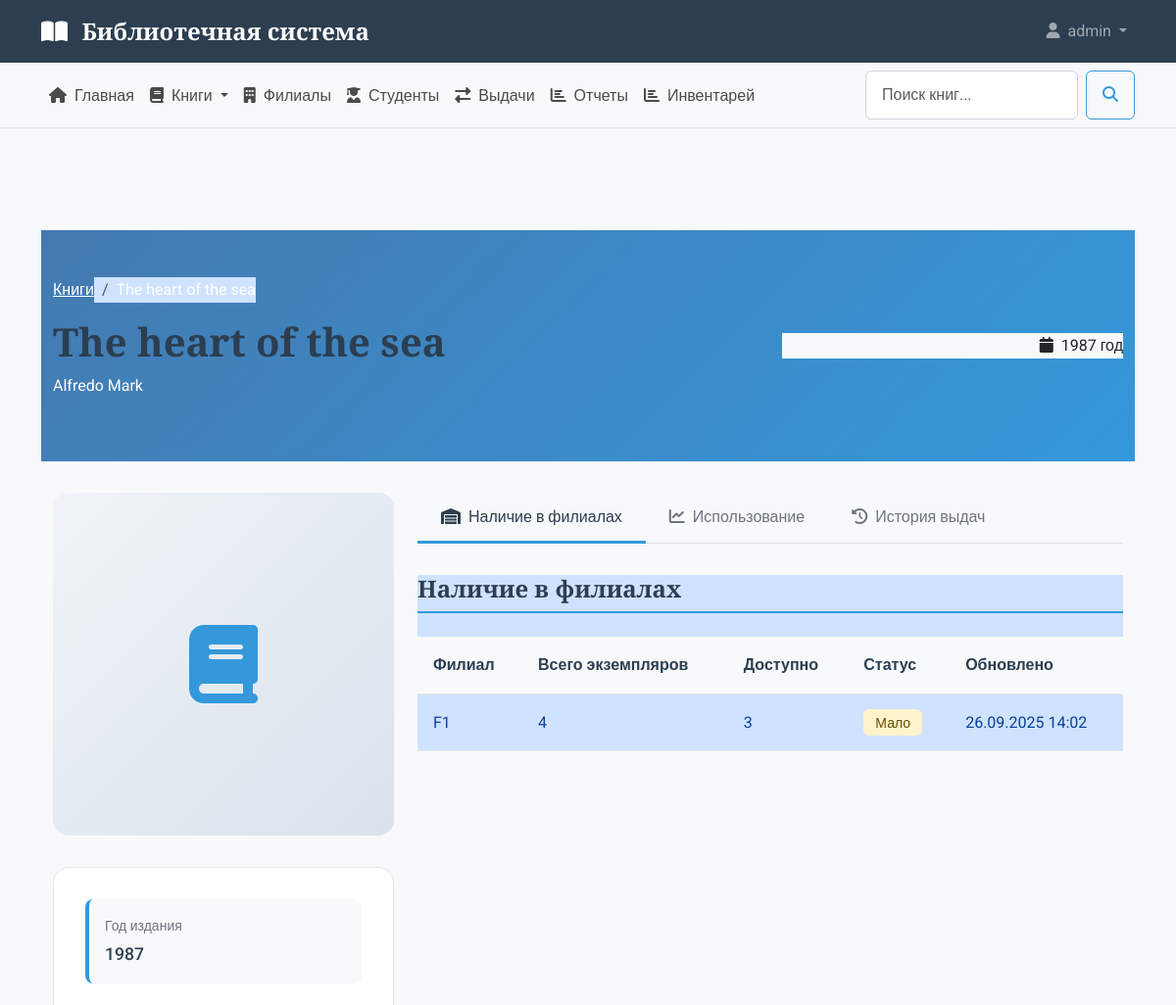
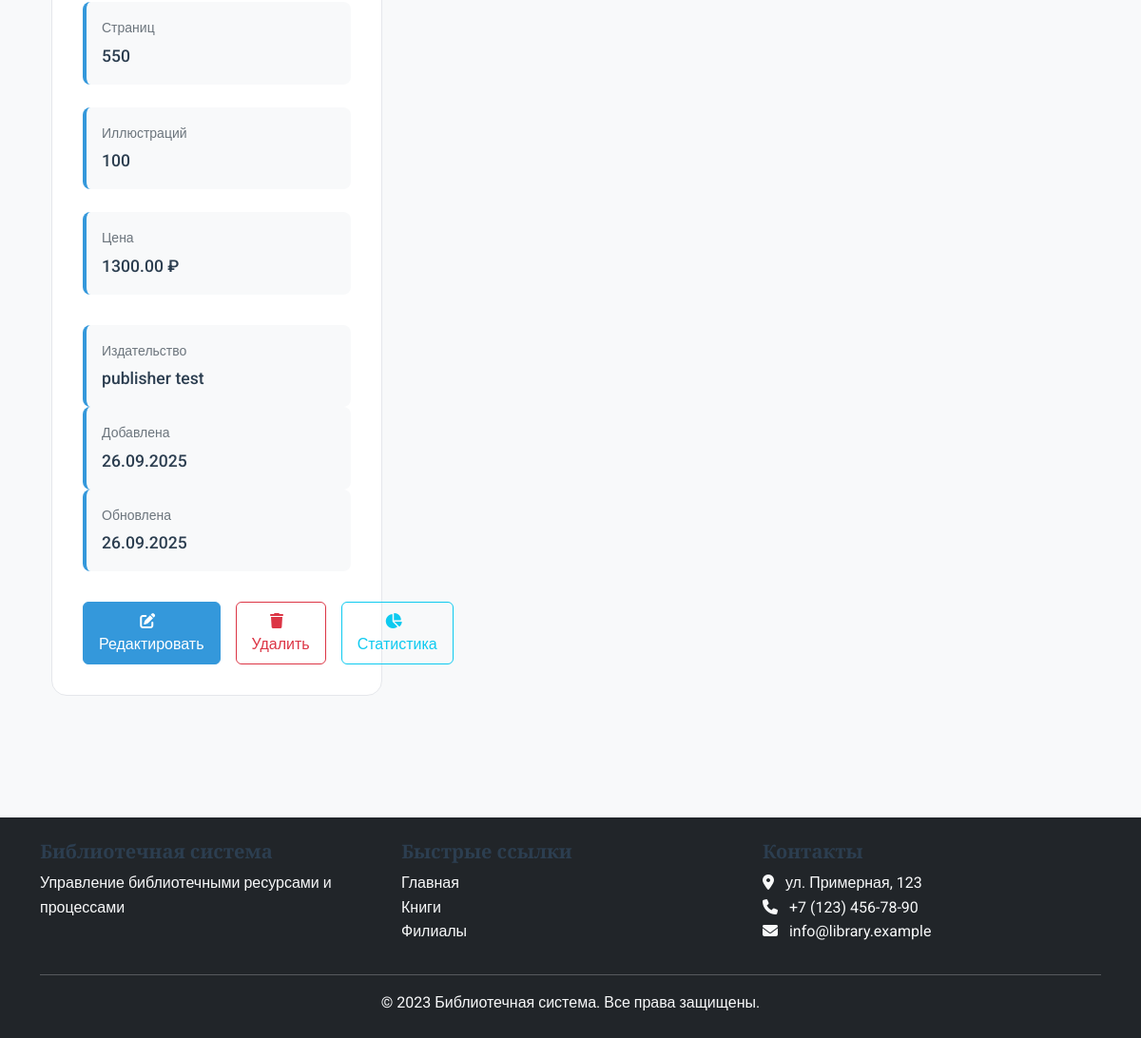
Screenshot of /books/1/ (signed in) with the database file from the repository (2 pictures, top to bottom).
### library_app/models.py (models this page shows, shortened)
class Book(models.Model):
    title = models.CharField(_('название'), max_length=300)
    authors = models.ManyToManyField(Author, verbose_name=_('авторы'), related_name='books')
    isbn = models.CharField(max_length=20, null=True, blank=True)
    publisher = models.ForeignKey(
        Publisher,
        verbose_name=_('издательство'),
        on_delete=models.SET_NULL,
        null=True,
        blank=True
    )
    publication_year = models.PositiveIntegerField(
        _('год издания'),
        null=True,
        blank=True,
        help_text=_('Год издания книги')
    )
    page_count = models.PositiveIntegerField(
        _('количество страниц'),
        default=1,
        help_text=_('Общее количество страниц в книге')
    )
    illustration_count = models.PositiveIntegerField(
        _('количество иллюстраций'),
        default=0,
        help_text=_('Количество иллюстраций в книге')
    )
    price = models.DecimalField(
        _('стоимость'),
        max_digits=10,
        decimal_places=2,
        default=0.00,
        help_text=_('Стоимость книги в рублях')
    )
    created_at = models.DateTimeField(_('дата создания'), auto_now_add=True)
    updated_at = models.DateTimeField(_('дата обновления'), auto_now=True)
    class Meta:
        verbose_name = _('книга')
        verbose_name_plural = _('книги')
        ordering = ['title']
        indexes = [
            models.Index(fields=['title']),
            models.Index(fields=['publication_year']),
        ]

class Author(models.Model):
    last_name = models.CharField(_('фамилия'), max_length=100)
    first_name = models.CharField(_('имя'), max_length=100)
    middle_name = models.CharField(_('отчество'), max_length=100, blank=True, null=True)
    nickname = models.CharField(_('Nickname'), max_length=100, blank=True, null=True)
    class Meta:
        verbose_name = _('автор')
        verbose_name_plural = _('авторы')
        ordering = ['last_name', 'first_name']
        unique_together = ['last_name', 'first_name', 'middle_name']
    def __str__(self):
        if self.middle_name:
            return f"{self.last_name} {self.first_name} {self.middle_name}"
        return f"{self.last_name} {self.first_name}"

class Publisher(models.Model):
    name = models.CharField(_('название'), max_length=200, unique=True)
    address = models.TextField(_('адрес'), blank=True, null=True)
    class Meta:
        verbose_name = _('издательство')
        verbose_name_plural = _('издательства')
        ordering = ['name']

class BookInventory(models.Model):
    book = models.ForeignKey(
        Book,
        verbose_name=_('книга'),
        on_delete=models.CASCADE,
        related_name='inventory'
    )
    branch = models.ForeignKey(
        Branch,
        verbose_name=_('филиал'),
        on_delete=models.CASCADE,
        related_name='inventory'
    )
    total_copies = models.PositiveIntegerField(
        _('общее количество экземпляров'),
        default=0
    )
    available_copies = models.PositiveIntegerField(
        _('доступное количество экземпляров'),
        default=0
    )
    last_updated = models.DateTimeField(_('последнее обновление'), auto_now=True)
    class Meta:
        verbose_name = _('инвентаризация')
        verbose_name_plural = _('инвентаризация')
        unique_together = ['book', 'branch']
        ordering = ['branch', 'book']

class Branch(models.Model):
    name = models.CharField(_('название'), max_length=200, unique=True)
    address = models.TextField(_('адрес'), blank=True, null=True)
    created_at = models.DateTimeField(_('дата создания'), auto_now_add=True)
    class Meta:
        verbose_name = _('филиал')
        verbose_name_plural = _('филиалы')
        ordering = ['name']

### library_app/views.py (the view)
# urls.py: path('books/<int:pk>/', BookDetailView.as_view(), name='book_detail'),
class BookDetailView(LoginRequiredMixin, DetailView):
    model = Book
    template_name = 'library_app/books/book_detail.html'
    context_object_name = 'book'
    def get_context_data(self, **kwargs):
        context = super().get_context_data(**kwargs)
        context['title'] = f'Книга: {self.object.title}'
        context['inventory'] = BookInventory.objects.filter(book=self.object).select_related('branch')
        context['faculty_usage'] = BookFacultyUsage.objects.filter(book=self.object).select_related('faculty', 'branch')
        context['loan_history'] = Loan.objects.filter(book=self.object).select_related('student', 'branch')[:10]
        return context

### library_app/templates/library_app/books/book_detail.html (shortened to what this page needs)
{% extends 'library_app/base.html' %}
{% load static %}
{% block content %}
<section class="book-detail-header">
    <div class="container">
        <div class="row align-items-center">
            <div class="col-md-8">
                <nav aria-label="breadcrumb">
                    <ol class="breadcrumb">
                        <li class="breadcrumb-item"><a href="{% url 'book_list' %}" class="text-white">Книги</a></li>
                        <li class="breadcrumb-item active text-white" aria-current="page">{{ book.title }}</li>
                    </ol>
                </nav>
                <h1 class="books-title">{{ book.title }}</h1>
                <p class="books-subtitle">
                    {% for author in book.authors.all %}
                        {{ author }}{% if not forloop.last %}, {% endif %}
                    {% endfor %}
                </p>
            </div>
            <div class="col-md-4 text-md-end">
                <div class="stats-badge bg-light text-dark">
                    <i class="fas fa-calendar me-1"></i> {{ book.publication_year }} год
                </div>
            </div>
        </div>
    </div>
</section>
<div class="container">
    <div class="row">
        <div class="col-lg-4">
            <div class="book-cover-large">
                <i class="fas fa-book"></i>
            </div>
            <div class="book-info-card">
                <div class="info-grid">
                    <div class="info-item">
                        <div class="info-label">Год издания</div>
                        <div class="info-value">{{ book.publication_year }}</div>
                    </div>
                    <div class="info-item">
                        <div class="info-label">Страниц</div>
                        <div class="info-value">{{ book.page_count }}</div>
                    </div>
                    <div class="info-item">
                        <div class="info-label">Иллюстраций</div>
                        <div class="info-value">{{ book.illustration_count }}</div>
                    </div>
                    <div class="info-item">
                        <div class="info-label">Цена</div>
                        <div class="info-value">{{ book.price }} ₽</div>
                    </div>
                </div>
                {% if book.publisher %}
                <div class="info-item">
                    <div class="info-label">Издательство</div>
                    <div class="info-value">{{ book.publisher.name }}</div>
                </div>
                {% endif %}
                <div class="info-item">
                    <div class="info-label">Добавлена</div>
                    <div class="info-value">{{ book.created_at|date:"d.m.Y" }}</div>
                </div>
                <div class="info-item">
                    <div class="info-label">Обновлена</div>
                    <div class="info-value">{{ book.updated_at|date:"d.m.Y" }}</div>
                </div>
                <div class="action-buttons">
                    {% if user.is_staff %}
                    <a href="{% url 'book_edit' book.pk %}" class="btn btn-primary">
                        <i class="fas fa-edit me-2"></i>Редактировать
                    </a>
                    <a href="{% url 'book_delete' book.pk %}" class="btn btn-outline-danger">
                        <i class="fas fa-trash me-2"></i>Удалить
                    </a>
                    {% endif %}
                    <a href="{% url 'book_usage' book.pk %}" class="btn btn-outline-info">
                        <i class="fas fa-chart-pie me-2"></i>Статистика
                    </a>
                </div>
            </div>
        </div>
        <div class="col-lg-8">
            <ul class="nav nav-tabs" id="bookTabs" role="tablist">
                <li class="nav-item" role="presentation">
                    <button class="nav-link active" id="inventory-tab" data-bs-toggle="tab"
                            data-bs-target="#inventory" type="button" role="tab"
                            aria-controls="inventory" aria-selected="true">
                        <i class="fas fa-warehouse me-2"></i>Наличие в филиалах
                    </button>
                </li>
                <li class="nav-item" role="presentation">
                    <button class="nav-link" id="usage-tab" data-bs-toggle="tab"
                            data-bs-target="#usage" type="button" role="tab"
                            aria-controls="usage" aria-selected="false">
                        <i class="fas fa-chart-line me-2"></i>Использование
                    </button>
                </li>
                <li class="nav-item" role="presentation">
                    <button class="nav-link" id="history-tab" data-bs-toggle="tab"
                            data-bs-target="#history" type="button" role="tab"
                            aria-controls="history" aria-selected="false">
                        <i class="fas fa-history me-2"></i>История выдач
                    </button>
                </li>
            </ul>
            <div class="tab-content" id="bookTabsContent">
                <div class="tab-pane fade show active" id="inventory" role="tabpanel" aria-labelledby="inventory-tab">
                    <h3 class="section-title">Наличие в филиалах</h3>
                    {% if inventory %}
                    <div class="table-responsive">
                        <table class="inventory-table">
                            <thead>
                                <tr>
                                    <th>Филиал</th>
                                    <th>Всего экземпляров</th>
                                    <th>Доступно</th>
                                    <th>Статус</th>
                                    <th>Обновлено</th>
                                </tr>
                            </thead>
                            <tbody>
                                {% for item in inventory %}
                                <tr>
                                    <td>{{ item.branch.name }}</td>
                                    <td>{{ item.total_copies }}</td>
                                    <td>{{ item.available_copies }}</td>
                                    <td>
                                        {% if item.available_copies > 3 %}
                                        <span class="availability-badge available">Доступно</span>
                                        {% elif item.available_copies > 0 %}
                                        <span class="availability-badge low">Мало</span>
                                        {% else %}
                                        <span class="availability-badge unavailable">Нет в наличии</span>
                                        {% endif %}
                                    </td>
                                    <td>{{ item.last_updated|date:"d.m.Y H:i" }}</td>
                                </tr>
                                {% endfor %}
                            </tbody>
                        </table>
                    </div>
                    {% else %}
                    <div class="text-center py-4">
                        <i class="fas fa-warehouse fa-3x text-muted mb-3"></i>
                        <h4 class="text-muted">Нет данных о наличии</h4>
                        <p class="text-muted">Книга отсутствует во всех филиалах</p>
                    </div>
                    {% endif %}
                </div>
            </div>
        </div>
    </div>
</div>
{% endblock %}

### library_app/templates/library_app/includes/header.html (shortened to what this page needs)
<header class="main-header">
    <nav class="navbar navbar-expand-lg navbar-dark bg-primary">
        <div class="container">
            <a class="navbar-brand" href="{% url 'home' %}">
                <i class="fas fa-book-open me-2"></i>
                Библиотечная система
            </a>
            <div class="collapse navbar-collapse" id="mainNavbar">
                <ul class="navbar-nav ms-auto">
                    {% if user.is_authenticated %}
                    <li class="nav-item dropdown">
                        <a class="nav-link dropdown-toggle" href="#" id="userDropdown" role="button" data-bs-toggle="dropdown">
                            <i class="fas fa-user me-1"></i> {{ user.username }}
                        </a>
                    </li>
                    {% endif %}
                </ul>
            </div>
        </div>
    </nav>
</header>

### rows the page displays
Book: title "The heart of the sea", publication_year "1987", page_count "550", illustration_count "100", price "1300.00", publisher.name "publisher test", created_at "26.09.2025", updated_at "26.09.2025"
Author: middle_name+last_name+first_name "Alfredo Mark"
BookInventory: branch.name "F1", total_copies "4", available_copies "3", shows "Мало", last_updated "26.09.2025 14:02"

### other values shown
{{ user.username }} "admin"
